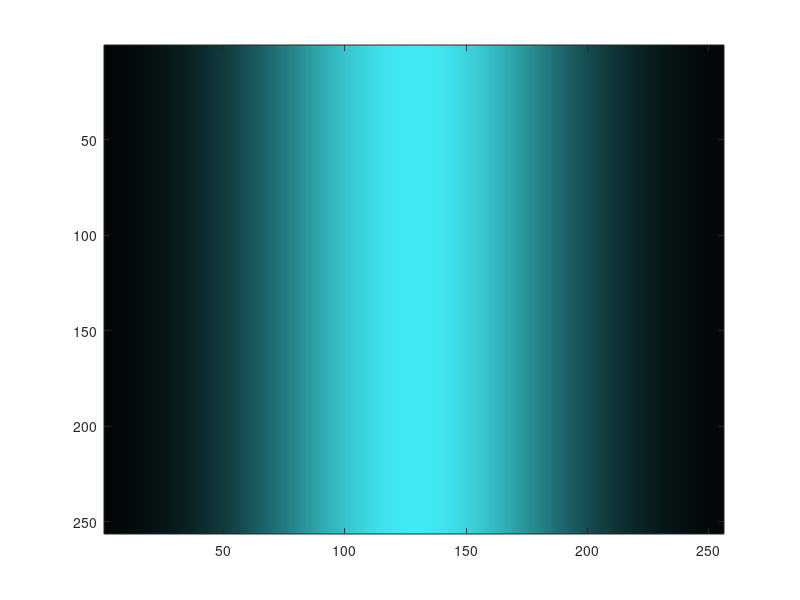

Write MATLAB code to recreate this figure. (Note: this script raises an error after producing the figure.)
close all
clear

TMSMAP = [0,0,0               % 0 Transparent
    0,0,0               % 1 Black           0    0    0
    33,200,66            % 2 Medium green   33  200   66
    94,220,120           % 3 Light green    94  220  120
    84,85,237            % 4 Dark blue      84   85  237
    125,118,252           % 5 Light blue    125  118  252
    212,82,77             % 6 Dark red      212   82   77
    66,235,245            % 7 Cyan           66  235  245
    252,85,84             % 8 Medium red    252   85   84
    255,121,120           % 9 Light red     255  121  120
    212,193,84            % A Dark yellow   212  193   84
    230,206,128           % B Light yellow  230  206  128
    33,176,59             % C Dark green     33  176   59
    201,91,186            % D Magenta       201   91  186
    204,204,204           % E Gray          204  204  204
    255,255,255];         % F White         255  255  255

% MAP = zeros(256,3);
% MAP(1:16,:) = TMSMAP/255;
TMSMAP = TMSMAP/255;


texWidth = 256;
texHeight = 256;
% w = 72;h = 56;
w = 640/10;h = 480/10;

distanceTable = zeros(w,h);
angleTable = zeros(w,h);
buffer = zeros(w,h);

texture = zeros(texWidth,texHeight);
    %//generate texture
for x = 0:(texWidth-1)
    for y = 0:(texHeight-1)
%        texture(x+1,y+1) = bitxor((x<=texWidth/2),(y<=texHeight/2)) *255;%bitxor(fix(x/256), fix(y/1),'int16');
        %texture(x+1,y+1) = (y<=texHeight/2)*255;%(y<=texHeight/2)) *255;%bitxor(fix(x/256), fix(y/1),'int16');
        texture(x+1,y+1) = fix( exp(-0.5/48^2*(y-128)^2)*255);
    end
end
t = kron([ 66,235,245],[0:255]')/255/255;
%t = [(0:255)*0.0;(0:255)*0.0;(0:255);]'/255;
figure
image(texture)
colormap(t)
figure
%s = [0:15;0:15;0:15]'/15;
[texture,MAP] = imapprox(texture,t,TMSMAP);
MAP = TMSMAP; 

%texture = imread('tunnelstonetex.png');[texture ,MAP] = rgb2ind(texture ,TMSMAP,'dither');
% texture = imread('tunnelarboreatex.png');[texture ,MAP] = rgb2ind(texture ,TMSMAP,'dither');
% [texture,MAP] = imread('flame.png');%[texture ,MAP] = rgb2ind(texture ,TMSMAP,'dither');
% [texture,MAP] = imapprox(texture,MAP,TMSMAP);

image(texture)
colormap(MAP)

%     //generate non-linear transformation table
ratio = 32.0;
for x = 0:w-1
    for y = 0:h-1
        distance = mod((ratio * texHeight / sqrt((x - w / 2.0)^2 + (y - h / 2.0)^2)) , texHeight);
        angle = (texWidth * atan2(y - h / 2.0, x - w / 2.0) / pi/2);
        if (angle<0)
            angle=angle+texWidth;
        end
        distanceTable(x+1,y+1) = uint64(distance);
        angleTable(x+1,y+1)    = (angle);
    end
end
		   
%     //begin the loop
animation = 0;
Nf=7;

data = zeros( [size(buffer) Nf]);

for n=1:Nf
    animation = animation+1/Nf
%         //calculate the shift values out of the animation value
    shiftX = (texWidth * 1.0 * animation);
    shiftY = (texHeight * 0.0 * animation);        

    for x = 0:w-1
        for y = 0:h-1
%             //get the texel from the texture by using the tables, shifted with the animation values
            i = fix(mod(uint16(distanceTable(x+1,y+1) + shiftX),texWidth));
            j = fix(mod(uint16(   angleTable(x+1,y+1) + shiftY),texHeight));
            buffer(x+1,y+1) = texture(j+1,i+1);
        end
    end
    data(:,:,n) = buffer;

    [t,newmap] = imresize(1+buffer', MAP, 10,'nearest'); 
    M(n) = im2frame(t,newmap);
end


imwrite(M(1).cdata,M(1).colormap,'test.gif','gif','LoopCount',Inf,'DelayTime',0);
for n=2:Nf
    imwrite(M(n).cdata,M(n).colormap,'test.gif','gif','WriteMode','append','DelayTime',0);
end
    
name = 'data0.bin';
for n=1:Nf
    fid = fopen(['basic\' name],'wb');
    h = [254; 0; 0; 0; 6; 0; 0];
    for m=0:5
        k = [(16*data(1:2:64,(m*8+(1:8)),n)+data(2:2:64,(m*8+(1:8)),n))]';
        h = [h; k(:)];
    end
    fwrite(fid,h,'uint8');
    fclose(fid);
    name(5)=name(5)+1;
end
